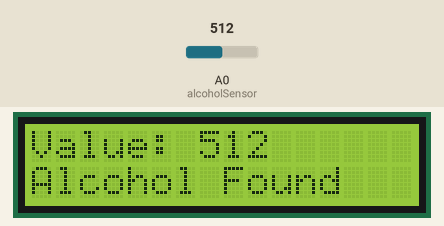
Recording of a sketch running on a simulated Arduino Uno, built with avr-gcc and run on an emulated ATmega328P. Shown: 16×2 character LCD. Inputs (shaded band) come from the test bench; at power-on: A0 (alcoholSensor) = 512. What the sketch prints to the serial monitor is not drawn.

Above: at 3.2 s.
3.3 s: A0 (alcoholSensor) set to 418
At 5.2 s:
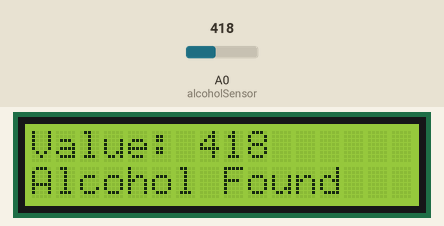
5.6 s: A0 (alcoholSensor) set to 393
At 7.4 s:
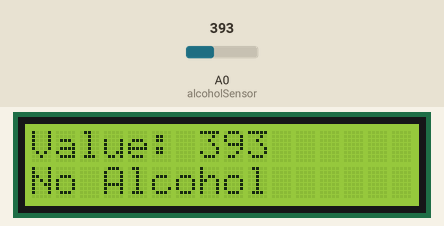
7.7 s: A0 (alcoholSensor) set to 410
At 8.6 s:
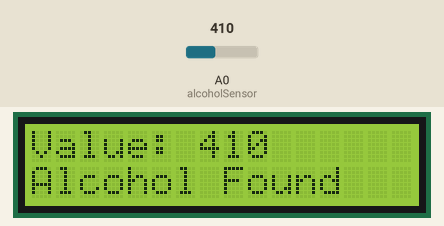
Timing chart, 0 to 10.7 s (numbered marks = the images above; inputs shaded):
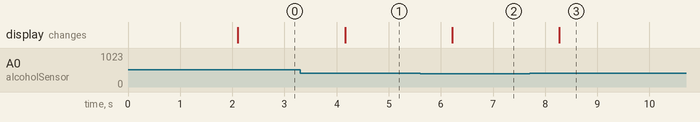

Measured:
- the behaviour switches between 401 and 400 on A0 (alcoholSensor) (found by bisection; images 1 and 2)
- after the input at 3.3 s, the display: changes after 0.86 s (image 1)
- after the input at 5.6 s, the display: changes after 0.62 s (image 2)
- after the input at 7.7 s, the display: changes after 0.57 s (image 3)

The sketch:

PROGRAM_code.ino
```cpp
#include <Wire.h>
#include <LiquidCrystal_I2C.h>

LiquidCrystal_I2C lcd(0x27, 16, 2);

int alcoholSensor = A0;
int sensorValue;

void setup() {
  Serial.begin(9600);

  lcd.init();
  lcd.backlight();

  lcd.setCursor(0, 0);
  lcd.print("Alcohol Detect");
  delay(2000);
  lcd.clear();
}

void loop() {
  sensorValue = analogRead(alcoholSensor);

  Serial.print("Sensor Value: ");
  Serial.println(sensorValue);

  lcd.setCursor(0, 0);
  lcd.print("Value: ");
  lcd.print(sensorValue);
  lcd.print("   ");

  lcd.setCursor(0, 1);

  if (sensorValue > 400) {
    lcd.print("Alcohol Found ");
    Serial.println("Alcohol Detected!");
  } else {
    lcd.print("No Alcohol    ");
    Serial.println("No Alcohol");
  }

  delay(1000);
}
```
